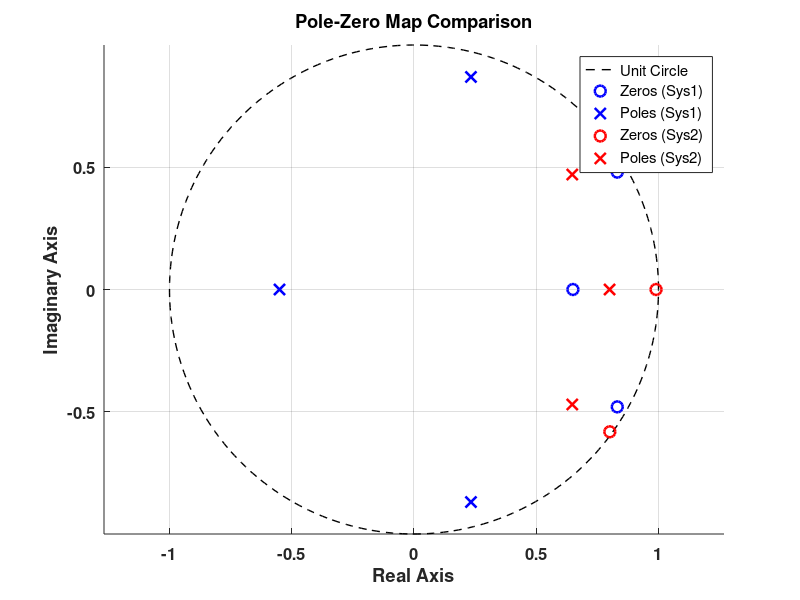
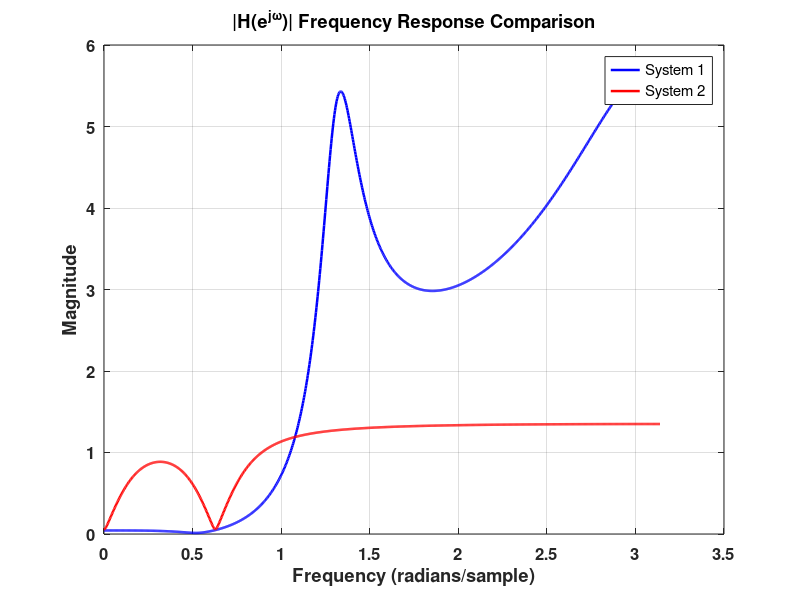

Write the MATLAB code that produced these figures, in order.
% =====================================================
% Compare two transfer functions (H1 and H2)
% =====================================================

% ---- Parameters: First system ----
z0_1 = 0.65;
p0_1 = -0.55;
z1_1 = 0.96;
p1_1 = 0.9;
theta_z1 = 30*pi/180;
theta_p1 = 75*pi/180;

% ---- Parameters: Second system ----
z0_2 = 0.99;
p0_2 = 0.8;
z1_2 = 0.99;
p1_2 = 0.8;
theta_z2 = 36*pi/180;
theta_p2 = 36*pi/180;

% ---- Compute zeros and poles ----
zeros1 = [z0_1, z1_1*exp(-1j*theta_z1), z1_1*exp(1j*theta_z1)];
poles1 = [p0_1, p1_1*exp(-1j*theta_p1), p1_1*exp(1j*theta_p1)];

zeros2 = [z0_2, z1_2*exp(-1j*theta_z2), z1_2*exp(1j*theta_z2)];
poles2 = [p0_2, p1_2*exp(-1j*theta_p2), p1_2*exp(1j*theta_p2)];

% ---- Compute coefficients ----
b1 = poly(zeros1);
a1 = poly(poles1);
b2 = poly(zeros2);
a2 = poly(poles2);

% =====================================================
% Plot 1: Pole–Zero Map (custom color control)
% =====================================================
figure; hold on; grid on; axis equal;

% Plot unit circle
theta = linspace(0, 2*pi, 300);
plot(cos(theta), sin(theta), 'k--', 'LineWidth', 1);

% System 1: blue
plot(real(zeros1), imag(zeros1), 'bo', 'MarkerSize', 8, 'LineWidth', 1.8);
plot(real(poles1), imag(poles1), 'bx', 'MarkerSize', 8, 'LineWidth', 1.8);

% System 2: red
plot(real(zeros2), imag(zeros2), 'ro', 'MarkerSize', 8, 'LineWidth', 1.8);
plot(real(poles2), imag(poles2), 'rx', 'MarkerSize', 8, 'LineWidth', 1.8);

title('Pole-Zero Map Comparison');
xlabel('Real Axis');
ylabel('Imaginary Axis');
legend('Unit Circle', 'Zeros (Sys1)', 'Poles (Sys1)', 'Zeros (Sys2)', 'Poles (Sys2)');
set(gca, 'FontWeight', 'bold', 'FontSize', 12);
hold off;

% =====================================================
% Plot 2: Frequency Response (0 → π)
% =====================================================
[H1, w] = freqz(b1, a1, 1024, 'half');
[H2, ~] = freqz(b2, a2, 1024, 'half');

figure;
plot(w, abs(H1), 'b', 'LineWidth', 1.8); hold on;
plot(w, abs(H2), 'r', 'LineWidth', 1.8);
grid on;
title('|H(e^{j\omega})| Frequency Response Comparison');
xlabel('Frequency (radians/sample)');
ylabel('Magnitude');
legend('System 1', 'System 2');
set(gca, 'FontWeight', 'bold', 'FontSize', 12);
hold off;
